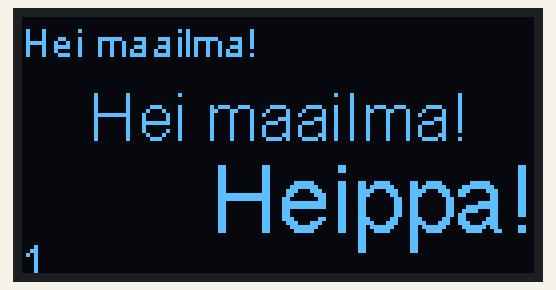
Bench run of a sketch on a simulated ESP8266 (NodeMCU). Shown: 128×64 one-colour display.

Above: at 0.18 s.
At 3.62 s:
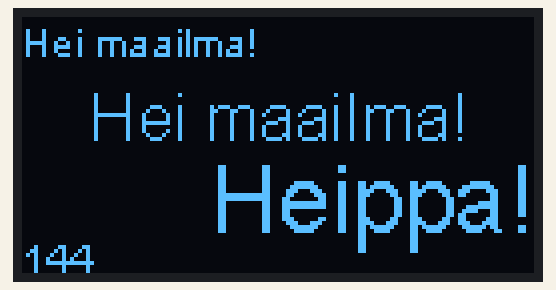
At 7.37 s:
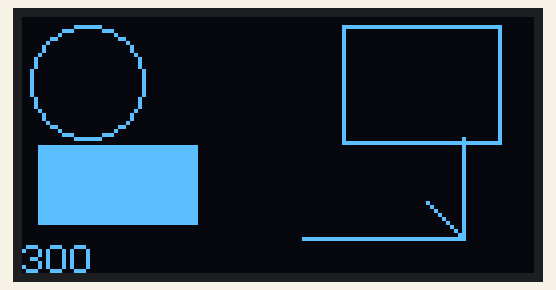
At 14.88 s:
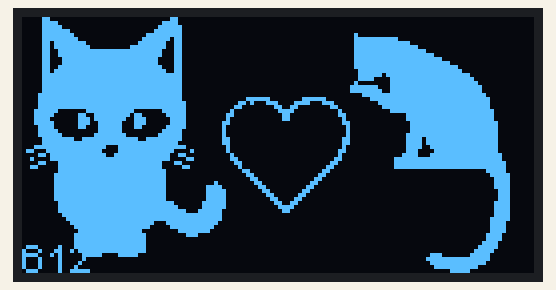
At 27.08 s:
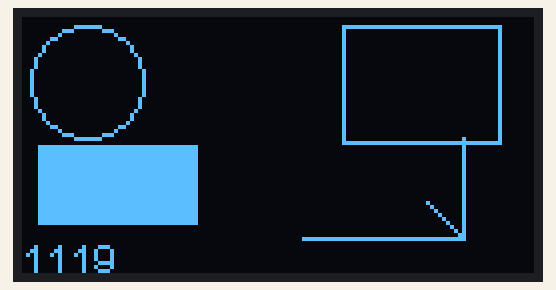
At 39.59 s:
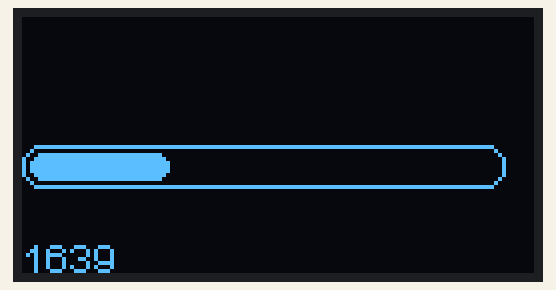

The sketch:

02_oled.ino
```cpp
// Ladataan kirjasto. SSD1306 I2C:llä Wire:n avulla.
#include <Wire.h>               // Only needed for Arduino 1.6.5 and earlier
#include "SSD1306Wire.h"        // legacy: #include "SSD1306.h"

// Luodaan display-muuttuja ja kytketään se käyttämään pinnejä D3 ja D4.
// 0x3c on laitteen osoite
SSD1306Wire  display(0x3c, D3, D4);

// Ladataan mukaan kuvia tiedostosta images.h.
#include "images.h"

// Demojen näyttöaika. 5 s
#define DEMO_DURATION 5000
// Määritellään Demo-tyyppi pointterina.
typedef void (*Demo)(void);
// Näytettävän demon järjestysnumero
int demoNumber = 0;
// Lasketaan suoritetut loop()-kierrokset.
int counter = 1;

// Tekstin näyttäminen
void drawText() {
    display.setTextAlignment(TEXT_ALIGN_LEFT);
    display.setFont(ArialMT_Plain_10);
    display.drawString(0, 0, "Hei maailma!");
    display.setTextAlignment(TEXT_ALIGN_CENTER);
    display.setFont(ArialMT_Plain_16);
    display.drawString(64, 16, "Hei maailma!");
    display.setTextAlignment(TEXT_ALIGN_RIGHT);
    display.setFont(ArialMT_Plain_24);
    display.drawString(128, 32, "Heippa!");
}

// Kuvioiden piirtämistä
void drawFigures() {
  // Ympyrä
  display.drawCircle(16, 16, 14); // keskipiste ja säde
  // Suorakaide
  display.drawRect(80, 2, 40, 30); // Vasen yläkulma x, y, leveys, korkeus
  // Täytetty suorakaide
  display.fillRect(4, 32, 40, 20);
  // Viivoja
  display.drawHorizontalLine(70, 55, 40); // Alkupiste ja pituus
  display.drawVerticalLine(110, 30, 25); // Alkupiste ja pituus
  // Pisteitä
  for (int i = 0; i < 10; i++) {
    display.setPixel(110 - i, 55 - i);
  }
}

// Kuvien piirtäminen
void drawImages() {
    // Kuvien data on tiedostossa images.h. Katso!
    // Xbm-tiedostomuoto on bittikarttakuva C++-koodina.
    // Xbm-kuvia voi tallettaa esimerkiksi Gimp-ohjelmalla. ("Vie nimellä...")
    display.drawXbm(0, 0, black_cat1_width, black_cat1_height, black_cat1_bits);
    display.drawXbm(50, 20, heart_width, heart_height, heart_bits);
    display.drawXbm(70, 2, black_cat2_width, black_cat2_height, black_cat2_bits);
}

// Edistymispalkki
void drawProgressBar() {
    int progress = (counter / 5) % 100;
    // Piirretään edistymispalkki
    // Vasen yläkulma, oikea alakulma, edistyminen välillä 0...100
    display.drawProgressBar(0, 32, 120, 10, progress);
}


void setup() {
    Serial.begin(115200);

    // Alustetaan näyttö.
    display.init();

    // Asetetaan fontti. Oletuksena käytettävissä: ArialMT_Plain_10, ArialMT_Plain_16, ArialMT_Plain_24
    display.setFont(ArialMT_Plain_16);
    // Jos näyttö tarvitsee kääntää ylösalaisin, käytetään tätä.
    // display.flipScreenVertically();

    // Asetetaan piirtoväri.
    display.setColor(WHITE);
}

// Luettelo demoista
Demo demos[] = {drawText, drawFigures, drawImages, drawProgressBar};
// Demojen määrä
int demoLength = (sizeof(demos) / sizeof(Demo));
long timeSinceDemoSwitch = 0;

void loop() {
    // Putsataan näyttö.
    display.clear();
    // Piirretään demo
    demos[demoNumber]();
    // Kirjoitetaan laskuri näkyviin.
    display.setFont(ArialMT_Plain_10);
    display.setTextAlignment(TEXT_ALIGN_LEFT);
    display.drawString(0, 54, String(counter));
    // Päivitetään näyttö tehdyillä piirroksilla.
    display.display();

    // Jos edellisestä vaihdosta on riittävästi aikaa,
    // vaihdetaan seuraavaan demonumeroon.
    if (millis() - timeSinceDemoSwitch > DEMO_DURATION) {
        demoNumber = (demoNumber +1) % demoLength;
        timeSinceDemoSwitch = millis();
    }

    counter++;

    // Odotetaan vain vähän.
    delay(10);
}
```

Source omitted: images.h (data table, 6870 bytes)
